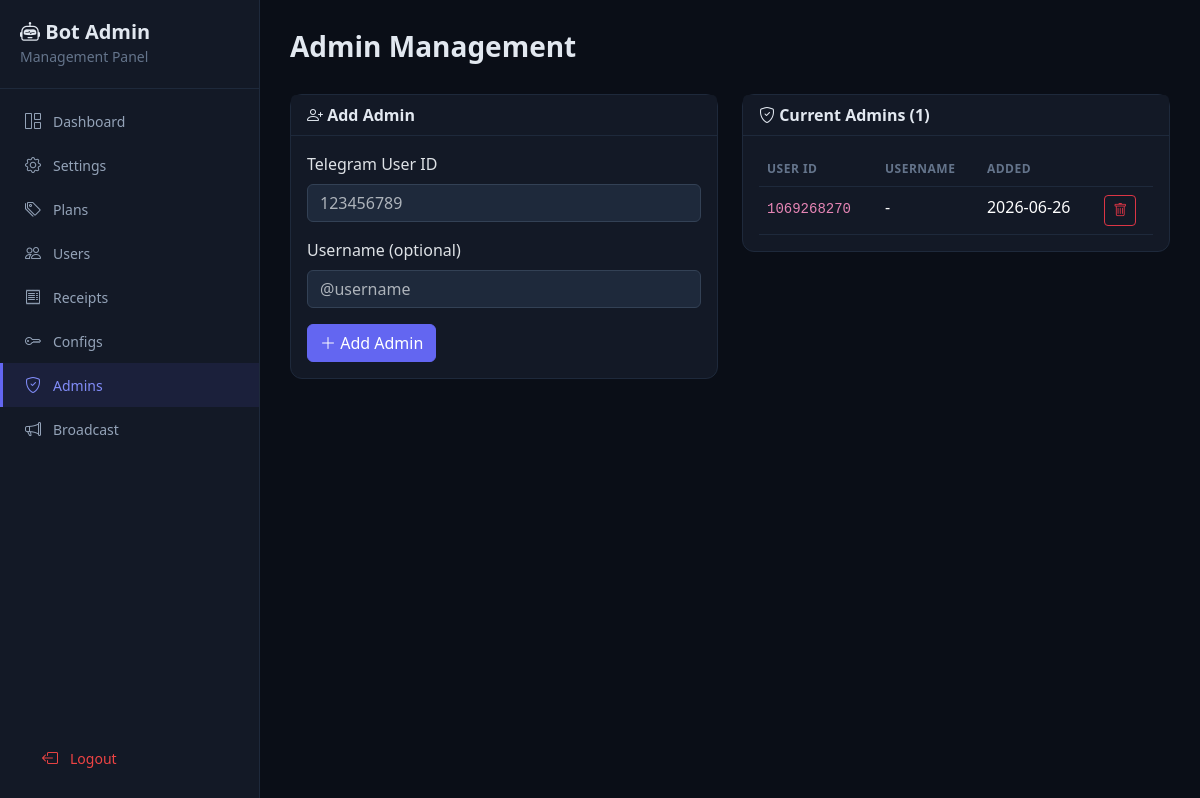
/admins (signed in), run on the app's committed database.
### tables this page shows
CREATE TABLE admins (
            user_id INTEGER PRIMARY KEY,
            username TEXT,
            added_at TIMESTAMP DEFAULT CURRENT_TIMESTAMP
        );

### web_app.py (the view)
@app.route("/admins")
@login_required
def admins():
    return render_template("admins.html", admins=web_db.get_admins())

### web_app.py (called while the page is built)
def login_required(f):
    @wraps(f)
    def decorated(*args, **kwargs):
        if not session.get("logged_in"):
            return redirect(url_for("login"))
        return f(*args, **kwargs)
    return decorated

### web_db.py (called while the page is built)
def get_conn():
    conn = sqlite3.connect(DB_PATH)
    conn.row_factory = sqlite3.Row
    return conn

def get_admins():
    conn = get_conn()
    rows = conn.execute("SELECT * FROM admins").fetchall()
    conn.close()
    return [dict(r) for r in rows]

### templates/admins.html (shortened to what this page needs)
{% extends "base.html" %}
{% block content %}
<div class="page-header">
    <h3>Admin Management</h3>
</div>
<div class="row g-4">
    <div class="col-lg-6">
        <div class="card card-dark">
            <div class="card-header"><i class="bi bi-person-plus"></i> Add Admin</div>
            <div class="card-body">
                <form method="POST" action="{{ url_for('admin_add') }}">
                    <div class="mb-3">
                        <label class="form-label">Telegram User ID</label>
                        <input type="number" name="user_id" class="form-control" required placeholder="123456789">
                    </div>
                    <div class="mb-3">
                        <label class="form-label">Username (optional)</label>
                        <input type="text" name="username" class="form-control" placeholder="@username">
                    </div>
                    <button type="submit" class="btn btn-indigo">
                        <i class="bi bi-plus-lg"></i> Add Admin
                    </button>
                </form>
            </div>
        </div>
    </div>
    <div class="col-lg-6">
        <div class="card card-dark">
            <div class="card-header"><i class="bi bi-shield-check"></i> Current Admins ({{ admins|length }})</div>
            <div class="card-body">
                {% if admins %}
                <div class="table-responsive">
                    <table class="table table-dark mb-0">
                        <thead>
                            <tr><th>User ID</th><th>Username</th><th>Added</th><th></th></tr>
                        </thead>
                        <tbody>
                            {% for a in admins %}
                            <tr>
                                <td><code>{{ a.user_id }}</code></td>
                                <td>{{ '@' + a.username if a.username else '-' }}</td>
                                <td>{{ a.added_at[:10] if a.added_at else '-' }}</td>
                                <td>
                                    <form method="POST" action="{{ url_for('admin_remove', user_id=a.user_id) }}" class="d-inline">
                                        <button type="submit" class="btn btn-sm btn-outline-danger"
                                                onclick="return confirm('Remove this admin?')">
                                            <i class="bi bi-trash"></i>
                                        </button>
                                    </form>
                                </td>
                            </tr>
                            {% endfor %}
                        </tbody>
                    </table>
                </div>
                {% else %}
                <p class="text-muted mb-0">No admins found.</p>
                {% endif %}
            </div>
        </div>
    </div>
</div>
{% endblock %}

### templates/base.html (style rules this page uses)
body { background: #0a0e17; color: #e2e8f0; }
.card-dark { background: #131926; border: 1px solid #1e293b; border-radius: 12px; }
.card-dark .card-header { background: #131926; border-bottom: 1px solid #1e293b; color: #e2e8f0; font-weight: 600; }
.table-dark { --bs-table-bg: transparent; --bs-table-border-color: #1e293b; }
.table-dark thead th { color: #64748b; font-weight: 600; font-size: 12px; text-transform: uppercase; letter-spacing: .5px; border-bottom-color: #1e293b !important; }
.btn-indigo { background: #6366f1; border-color: #6366f1; color: #fff; }
.form-control, .form-select { background: #1e293b; border: 1px solid #334155; color: #e2e8f0; }
.page-header { margin-bottom: 30px; }
.page-header h3 { font-weight: 700; color: #e2e8f0; }

### data on the page
admins: user_id "1069268270", username "-", added_at "2026-06-26"

### other printed values
{{ admins|length }} "1"
